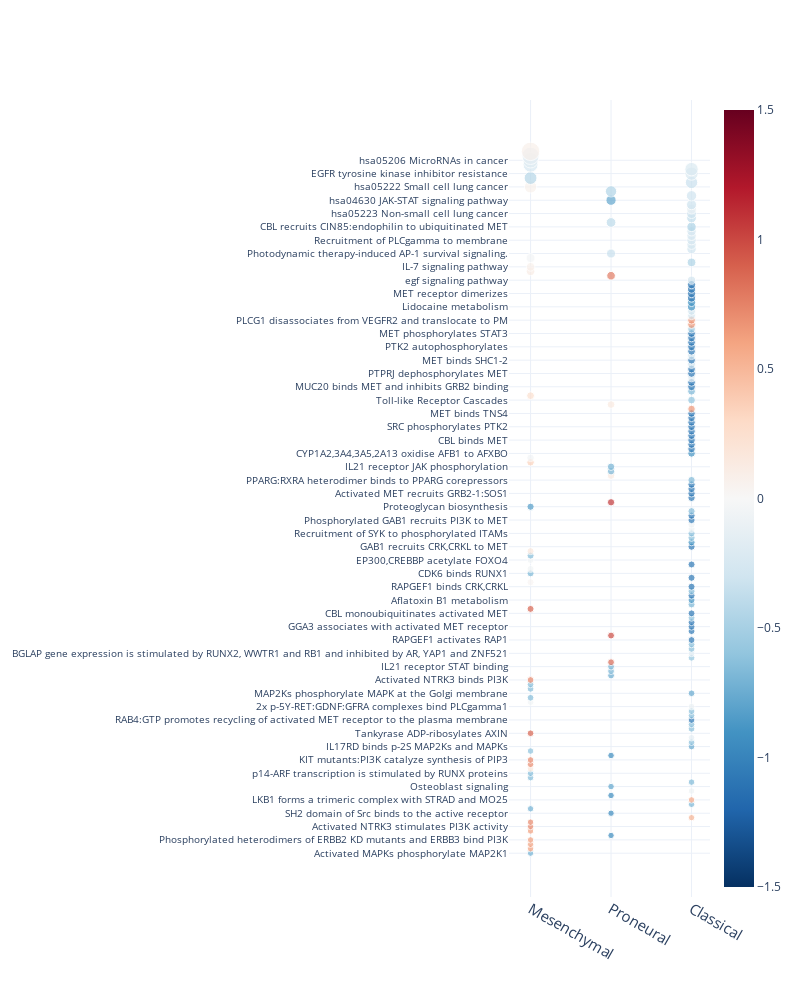

Source (notebook cell):
### Code cell
len(np.unique(RES[RES.ID.isin(list(one.index))]['NAME']))
fig = enrich_scatter_two(RES[RES.ID.isin(list(one.index))],[1,2,0],
                         xtickfont_size=15,ytickfont_size=10,
                         height = 1000,width = 800,
                         exclude = ['Global'])
fig.show()

### Figure 1 — Plotly figure (JSON) as saved in the notebook; plotly's stock layout.template omitted (floating-point values rounded to 4 significant figures; data arrays with more than 128 entries replaced by an {"elided": "..."} marker saying what was removed)
{"data": [{"marker": {"cmax": 1.5, "cmin": -1.5, "color": {"elided": "159 float values"}, "colorscale": [[0, "rgb(5,48,97)"], [0.1, "rgb(33,102,172)"], [0.2, "rgb(67,147,195)"], [0.3, "rgb(146,197,222)"], [0.4, "rgb(209,229,240)"], [0.5, "rgb(247,247,247)"], [0.6, "rgb(253,219,199)"], [0.7, "rgb(244,165,130)"], [0.8, "rgb(214,96,77)"], [0.9, "rgb(178,24,43)"], [1, "rgb(103,0,31)"]], "showscale": true, "size": {"elided": "159 float values"}}, "mode": "markers", "text": {"elided": "159 str values"}, "type": "scatter", "x": {"elided": "159 str values"}, "y": {"elided": "159 str values"}}], "layout": {"barmode": "stack", "height": 1000, "title": {"text": ""}, "width": 800, "xaxis": {"categoryarray": ["Mesenchymal", "Proneural", "Classical"], "categoryorder": "array", "tickfont": {"size": 15}, "title": {"text": ""}}, "yaxis": {"tickfont": {"size": 10}, "title": {"font": {"size": 16}}}}}
